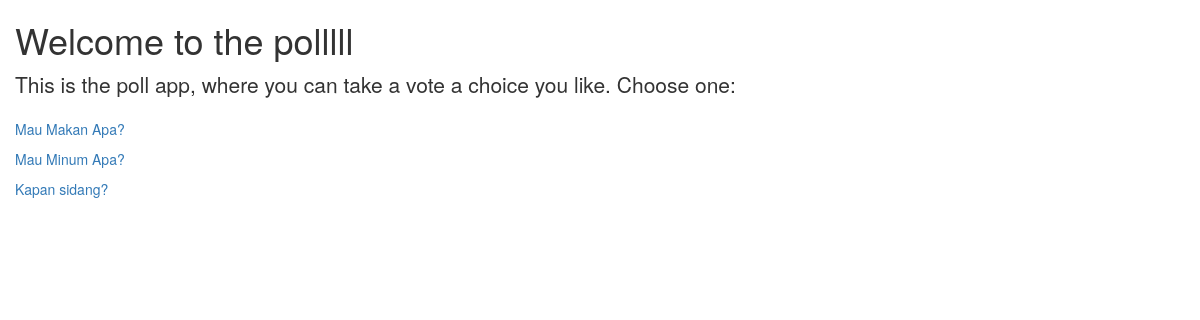
Screenshot of /poll/ with the database file from the repository.
### poll/models.py (models this page shows, shortened)
class Question(models.Model):
    question_text = models.CharField(max_length=200)
    pub_date = models.DateTimeField('date published')

### poll/views.py (the view)
def index(request):
    context = {}
    questions_query = Question.objects.all()
    context['questions'] = questions_query
    return render(request, 'poll/index.html', context)

### templates/poll/index.html (shortened to what this page needs)
{% load staticfiles %}
<html>
  <head>
    <link href="{% static 'css/bootstrap.css' %}" rel="stylesheet">
  </head>
  <body>
    <div class="container">
      <div class="row">
        <h1>Welcome to the polllll</h1>
        <p class="lead">This is the poll app, where you can take a vote a choice you like. Choose one:</p>
        {% for quest in questions %}
            <p><a href="{% url 'poll:detail_question' quest.id %}">{{quest.question_text}}</a></p>
        {% endfor %}
      </div>
    </div>
  </body>
</html>

### rows the page displays
Question: question_text "Mau Makan Apa?"
Question: question_text "Mau Minum Apa?"
Question: question_text "Kapan sidang?"
